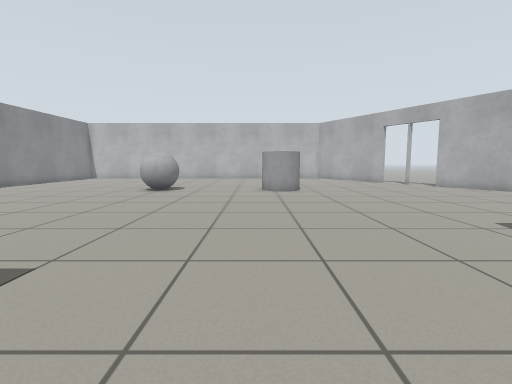
[1] (above)

19 first-person views from a walk through a Gazebo world. The camera is 0.72 m above the floor, tilts 6° down and sees 85° across. The floor is counted in squares, 0.5 m on a side. Each view is taken from the middle of a square. On the plan, view 1 faces up. The plan holds only what a view shows up to about 14 squares ahead; the rest is blank. The place goes on beyond the plan.

[2]
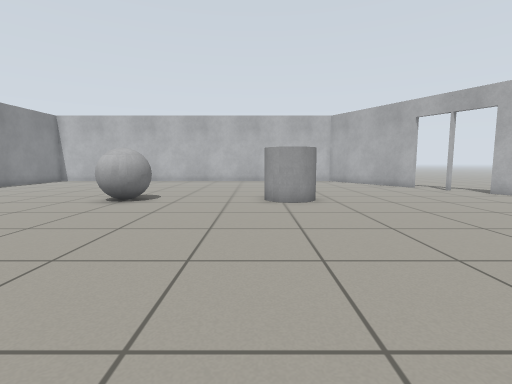

[3]
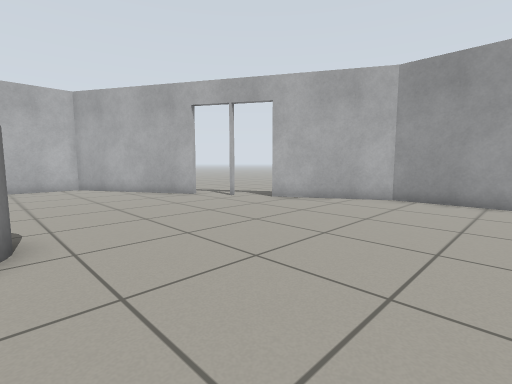

[4]
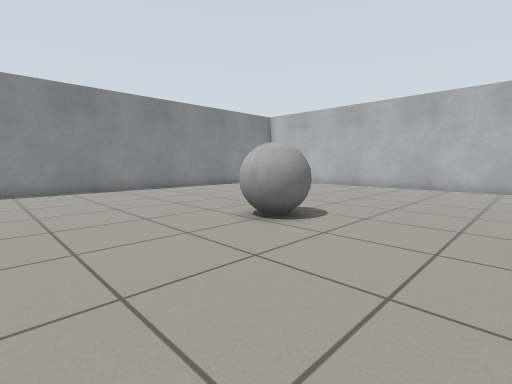

[5]
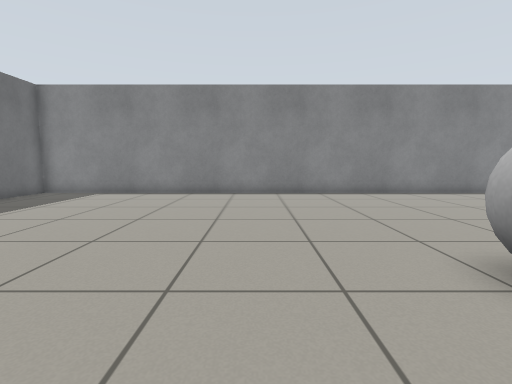

[6]
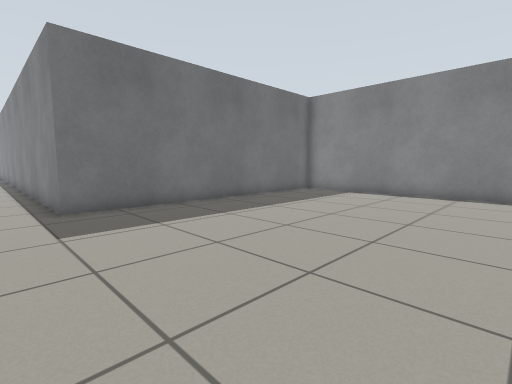

[7]
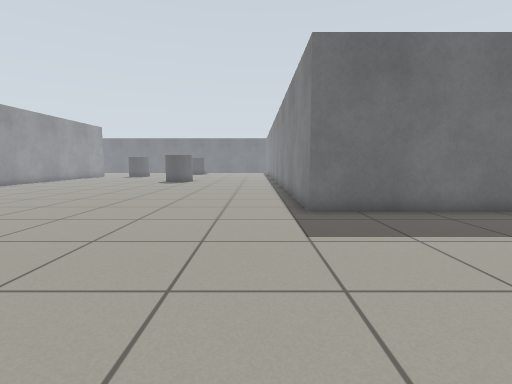

[8]
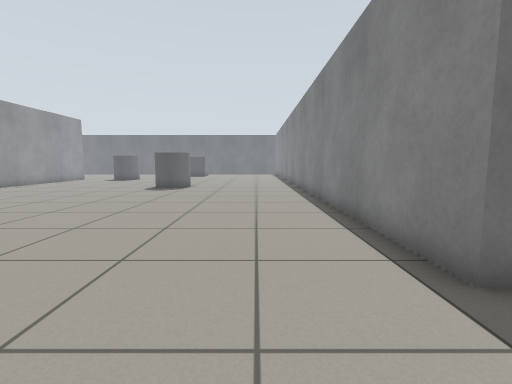

[9]
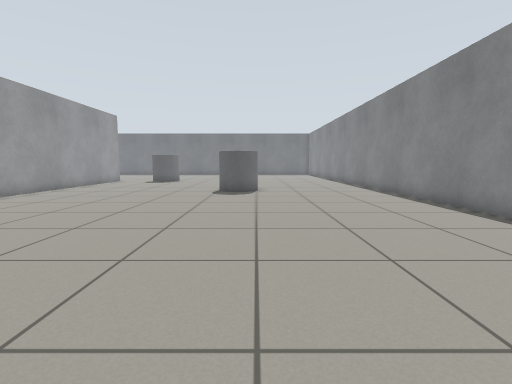

[10]
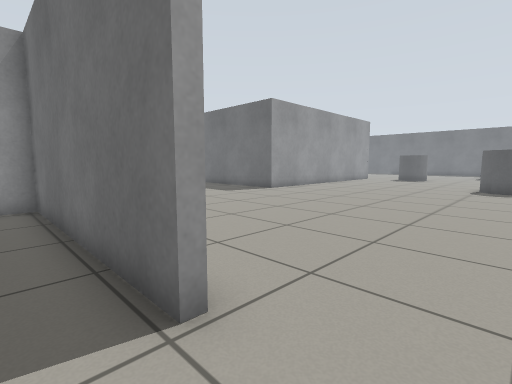

[11]
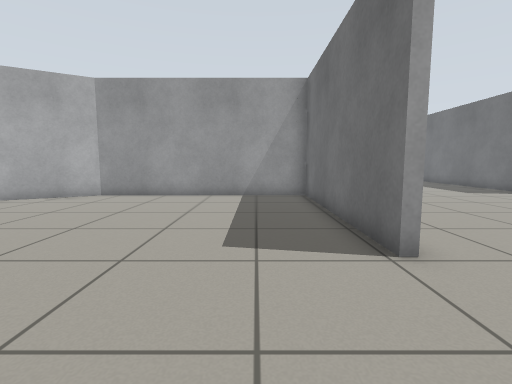

[12]
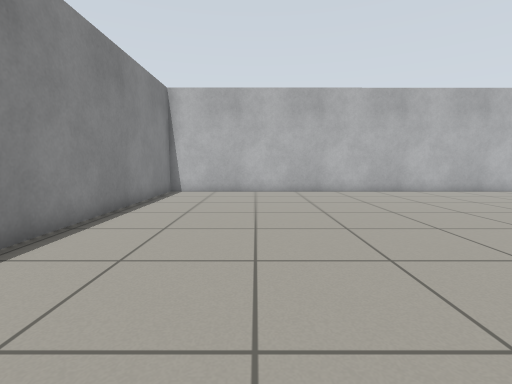

[13]
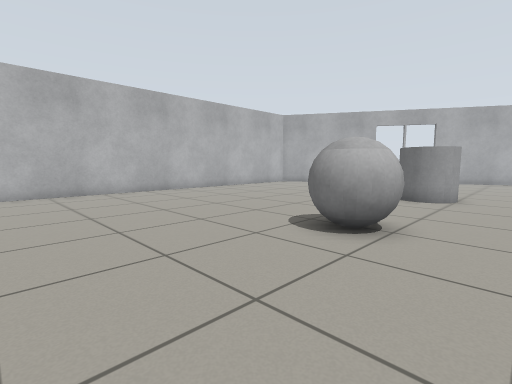

[14]
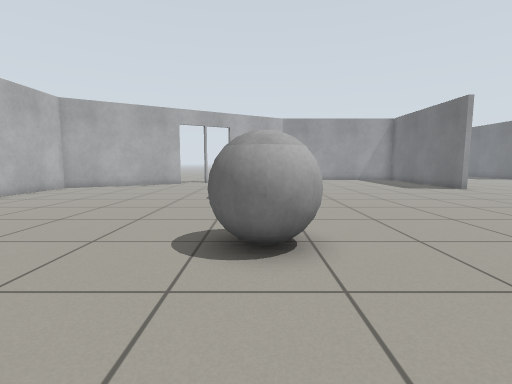

[15]
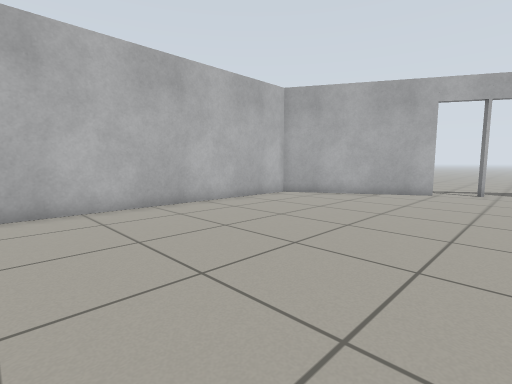

[16]
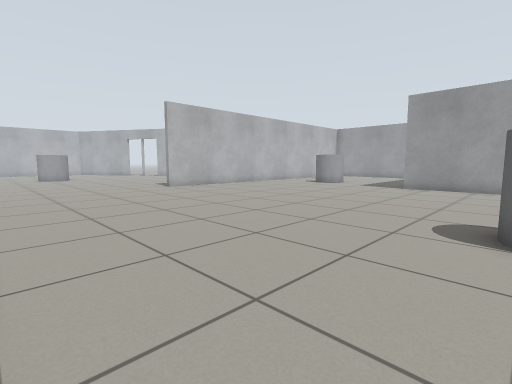

[17]
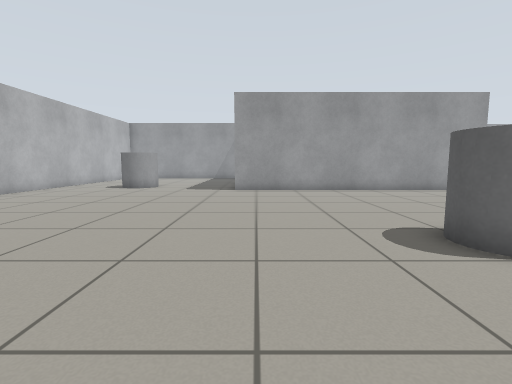

[18]
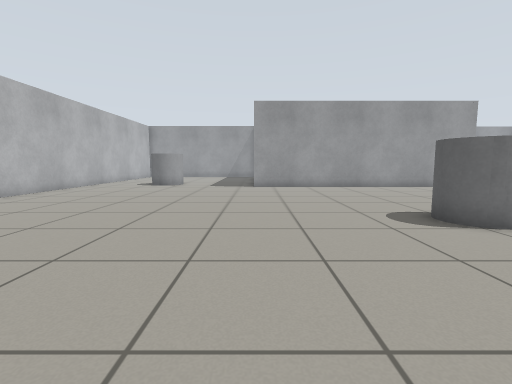

[19]
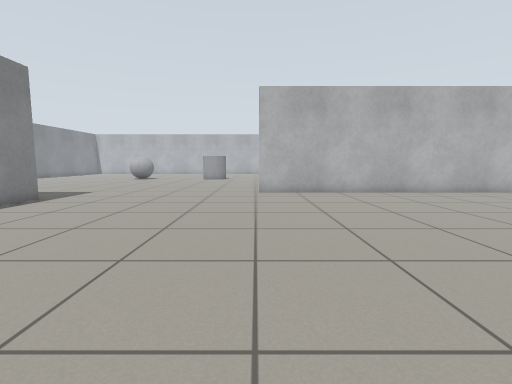

### Floor plan
Points are (right, up) in squares from view 1. A wall is a line through its corners. A room is listed if a view was taken in it or the views show most of it. See-through windows are left out.
Room 1 (views 1, 2, 3, 4, 5, 6, 7, 8, 9, 10, 11, 12, 13, 14, 15, 16, 17, 18, 19)
walls: (5.1, 3.8) (13.3, 3.8) (13.2, 12.8) (10.9, 16.9); (13.5, 3.5) (5.1, 3.5); (9.1, 20) (5.7, 25.8) (-15.2, 25.8) (-15.2, 0.9) (-3.6, 0.9) (-3.6, -12.2)
ways out: open door at (9, 20); open door at (10.5, 18)
objects: grey ball (-6, 14) to (-4, 16); grey cylinder (0, 14) to (2, 16); grey cylinder (3, -12) to (5, -12)

Where each view was taken, in squares from view 1:
view 1: 0 up, 0 right, facing up
view 2: 4 up, 0 right, facing up
view 3: 9 up, 2 right, facing up-right
view 4: 9 up, 0 right, facing up-left
view 5: 11 up, 2 left, facing left
view 6: 10 up, 2 left, facing down-left
view 7: 9 up, 2 left, facing down
view 8: 4 up, 1 left, facing down
view 9: 2 up, 3 right, facing down
view 10: 5 up, 3 right, facing down-right
view 11: 6 up, 1 right, facing right
view 12: 12 up, 11 left, facing up
view 13: 12 up, 11 left, facing up-right
view 14: 15 up, 10 left, facing right
view 15: 17 up, 5 left, facing up-right
view 16: 12 down, 3 left, facing up-right
view 17: 8 down, 1 left, facing right
view 18: 7 down, 3 left, facing right
view 19: 10 down, 5 right, facing up
